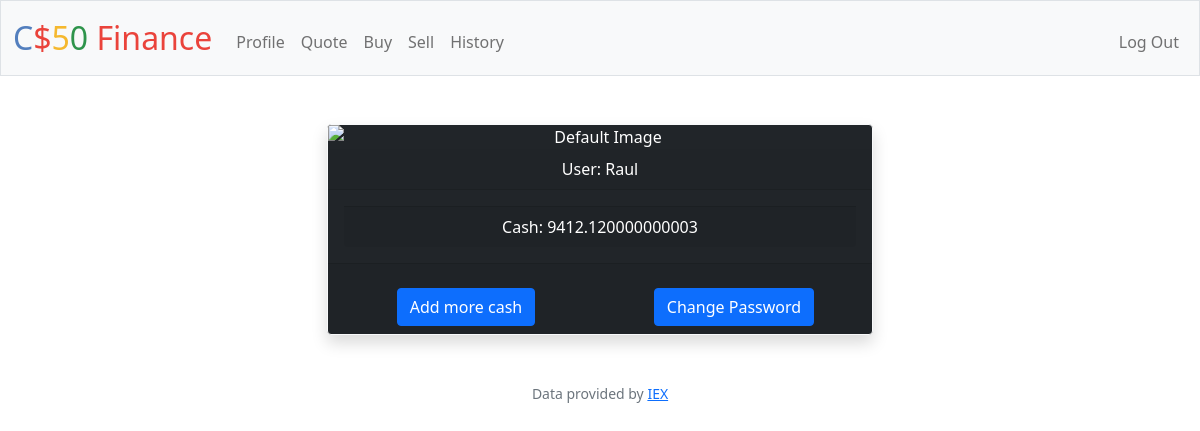
The page /profile (signed in) on the database as committed earlier.
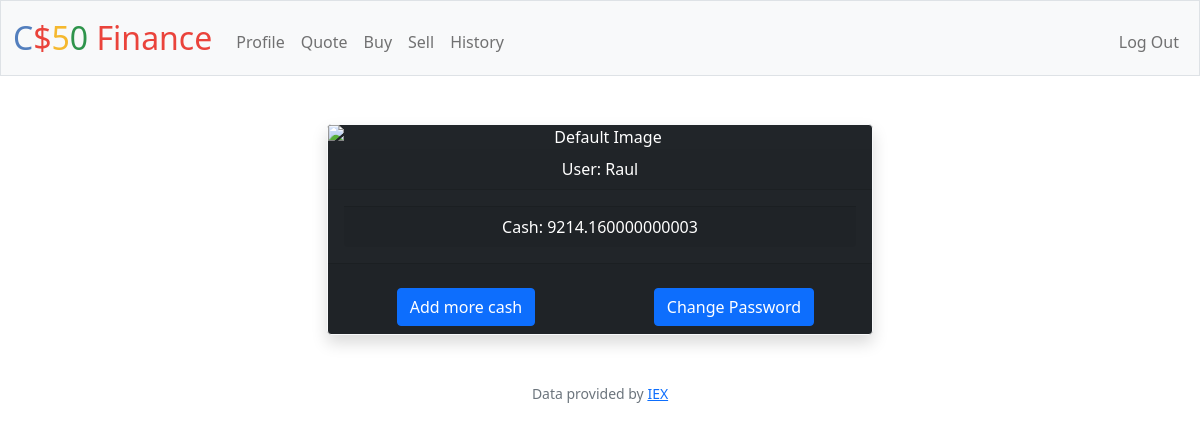
The same page on the database as committed later.
### tables this page shows
CREATE TABLE users (id INTEGER PRIMARY KEY AUTOINCREMENT NOT NULL, username TEXT NOT NULL, hash TEXT NOT NULL, cash NUMERIC NOT NULL DEFAULT 10000.00);

### app.py (the view)
@app.route("/profile", methods=["GET", "POST"])
@login_required
def profile():
    user_id = session["user_id"]
    rows = db.execute("SELECT username, cash FROM users WHERE id = ?", (user_id,))
    username = rows[0]["username"] if rows else None
    cash_flow = rows[0]["cash"] if rows else None
    if request.method == "POST":
        form_name = request.form.get("form_name")
        if form_name == "Change Password":
            password = request.form.get("password")
            if not password:
                return apology("Must provide password", 403)
            else:
                password_valid = validate_password(password)
            if not password_valid:
                return apology(
                    "Invalid password. Please make sure your password meets the criteria.",
                    403,
                )
            hashed_password = generate_password_hash(password)
            db.execute(
                "UPDATE users SET hash = ? WHERE id = ?",
                hashed_password,
                user_id,
            )
            flash("Password Update successful!")
            return redirect(url_for("profile"))
        elif form_name == "Update Money":
            cashAmount = request.form.get("cashAmount")
            if not cashAmount:
                return apology("Must provide cash amount to increment", 403)
            else:
                db.execute(
                    "UPDATE users SET cash = cash + ? WHERE id = ?",
                    cashAmount,
                    user_id,
                )
                flash("Cash update successful!")
                return redirect(url_for("profile"))
    else:
        return render_template("profile.html", username=username, cash_flow=cash_flow)

### app.py (called while the page is built)
@app.after_request
def after_request(response):
    response.headers["Cache-Control"] = "no-cache, no-store, must-revalidate"
    response.headers["Expires"] = 0
    response.headers["Pragma"] = "no-cache"
    return response

### helpers.py (called while the page is built)
def login_required(f):
    @wraps(f)
    def decorated_function(*args, **kwargs):
        if session.get("user_id") is None:
            return redirect("/login")
        return f(*args, **kwargs)
    return decorated_function

### templates/profile.html (shortened to what this page needs)
{% extends "layout.html" %}
{% block main %}
<div class="container">
    <div class="row justify-content-center">
        <div class="col-md-6">
            <div class="card text-white bg-dark border-light shadow">
                <img src="https://cdn.pixabay.com/photo/2015/10/05/22/37/blank-profile-picture-973460_960_720.png"
                    class="card-img-top" alt="Default Image">
                <div class="card-header">User: {{ username }}</div>
                <div class="card-body">
                    <div class="card-footer">Cash: {{ cash_flow }}</div>
                </div>
                <div class="card-footer">
                    <div class="row">
                        <div class="col-md-6">
                            <button class="btn btn-primary mt-3" data-bs-toggle="modal"
                                data-bs-target="#addCashModal">Add
                                more cash</button>
                        </div>
                        <div class="col-md-6">
                            <button class="btn btn-primary mt-3" data-bs-toggle="modal"
                                data-bs-target="#changePasswordModal">Change Password</button>
                        </div>
                    </div>
                </div>
            </div>
        </div>
    </div>
</div>
{% endblock %}

### templates/layout.html (shortened to what this page needs)
<!DOCTYPE html>
<html lang="en">
    <head>
        <link href="https://cdn.jsdelivr.net/npm/bootstrap@5.1.3/dist/css/bootstrap.min.css"
 rel="stylesheet">
        <link href="/static/styles.css" rel="stylesheet">
    </head>
    <body>
        <nav class="bg-light border navbar navbar-expand-md navbar-light">
            <div class="container-fluid">
                <a class="navbar-brand" href="/"><span class="blue">C</span><span class="red">$</span><span
                        class="yellow">5</span><span class="green">0</span> <span class="red">Finance</span></a>
                <div class="collapse navbar-collapse" id="navbar">
                    {% if session["user_id"] %}
                    <ul class="navbar-nav me-auto mt-2">
                        <li class="nav-item"><a class="nav-link" href="/profile">Profile</a></li>
                        <li class="nav-item"><a class="nav-link" href="/quote">Quote</a></li>
                        <li class="nav-item"><a class="nav-link" href="/buy">Buy</a></li>
                        <li class="nav-item"><a class="nav-link" href="/sell">Sell</a></li>
                        <li class="nav-item"><a class="nav-link" href="/history">History</a></li>
                    </ul>
                    <ul class="navbar-nav ms-auto mt-2">
                        <li class="nav-item"><a class="nav-link" href="/logout">Log Out</a></li>
                    </ul>
                    {% else %}
                    <ul class="navbar-nav ms-auto mt-2">
                        <li class="nav-item"><a class="nav-link" href="/register">Register</a></li>
                        <li class="nav-item"><a class="nav-link" href="/login">Log In</a></li>
                    </ul>
                    {% endif %}
                </div>
            </div>
        </nav>
        <main class="container-fluid py-5 text-center">
            {% block main %}{% endblock %}
        </main>
        <footer class="mb-5 small text-center text-muted">
            Data provided by <a href="https://iexcloud.io/">IEX</a>
        </footer>
    </body>
</html>

### static/styles.css (style rules this page uses)
nav .navbar-brand { font-size: xx-large; }
nav .navbar-brand .blue { color: #537fbe; }
nav .navbar-brand .red { color: #ea433b; }
nav .navbar-brand .yellow { color: #f5b82e; }
nav .navbar-brand .green { color: #2e944b; }

Rows that differ between the two databases and show on the page:
changed users "Raul": cash "9412.120000000003" → "9214.160000000003"
